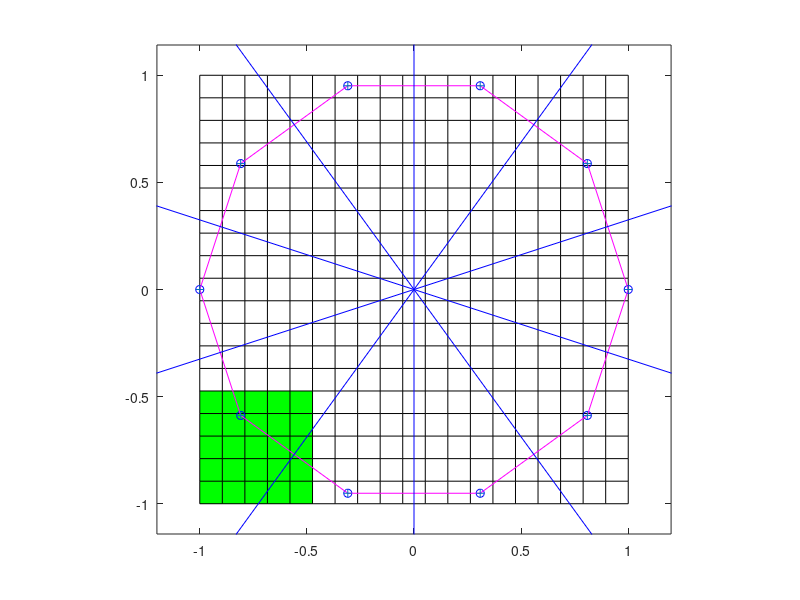

MATLAB code to generate this figure: (Note: this script raises an error after producing the figure.)
function ICpathController()
% Based on
% algorithm1, @article{SolteroEtAlIJRR14VoronoiPathPlanning,
%   author = {D. E. Soltero and M. Schwager and D. Rus},
%   title = {Decentralized path planning for coverage tasks using gradient descent adaptive control},
%   journal = {International Journal of Robotics Research},
%   month = {March},
%   year = {2014},
%   volume = {33},
%   number = {3},
%   pages = {401--425}
% }
%
% Srikanth and Aaron T. Becker
%
%  TODO: 
% 0. fix the enpoint point i-1, i+1 problems
% 1. draw the centroids of the 'interesting regions' inside each
%  waypoint's voronoi cell.
% 
% Date 2/11/2015

% generate waypoints and a path
n = 10;
theta = linspace(0,2*pi*(1-1/n),n)';
waypoints = [cos(theta),sin(theta)];
numIters = 5;
f = figure(1);
set(f,'Name','IC path controller')
%make out interesting function
szInteresting = 20;
phi = zeros(szInteresting,szInteresting);
phi(1:5,1:5) = 1;  %these are interesting!
[mX,mY] = meshgrid(linspace(-1,1,szInteresting),linspace(-1,1,szInteresting));
pcolor(mX,mY,phi)
colormap([1,1,1;0,1,0])
hold on
cellsz = mY(2) - mY(1); % the length of a grid cell



hWaypoints = plot(waypoints(:,1),waypoints(:,2),'bo');
axis equal

hPath = line([waypoints(:,1);waypoints(1,1)],[waypoints(:,2);waypoints(1,2)],'color','m');

for j = 1:numIters
 %plot the interesting function phi
 waypoints =  moveWaypoints(waypoints);
 % draw the waypoints
    set(hWaypoints,'xdata',waypoints(:,1),'ydata',waypoints(:,2));
    axis equal
    set(hPath,'xdata', [waypoints(:,1);waypoints(1,1)],'ydata',[waypoints(:,2);waypoints(1,2)]);
 
 
end
 
 


    function newWayPoints =  moveWaypoints(waypoints)
        % algorithm 1
        
        for i = 1:size(waypoints,1)
            %compute the waypoint's Voronoi Partition
            voronoi(waypoints(:,1),waypoints(:,2));  %just for visualization
            %Note   For the topology of the Voronoi diagram, i.e., the vertices for each Voronoi cell, use voronoin.
  
              
            % compute C_i according to 3
            C_vals = zeros(size(waypoints(:,1)));
            % do a for loop over every entry in phi and assign this value to the mass of the correct waypoint.
            indExctiting = find(phi>0); %index of every 'exciting point'
            for m = 1:numel(indExctiting)  % iterate through every grid point that is 'exciting'
                indx = indExctiting(m);
                pos = [mX(indx)+cellsz/2,mY(indx)+cellsz/2];  %center of grid cell is [mX,mY] + 1/2[cellsize,cellsize]
                %squared distance between this grid cell and every waypoint
                
                sumSqDist = sum((repmat(pos, size(waypoints,1),1) - waypoints).^2,2);
                [~,minIndx] = min(sumSqDist);
                
                C_vals(minIndx) = C_vals(minIndx)+phi(indx);
                % TODO: also calculate L_i
                
                %TODO: also valculate the moment?
            end

            
            
            % Obtain neighbor weighpoint locations p
            pim1 = waypoints(i-1,:);  %todo: add if statements if i = 1 or i = n
            pip1 = waypoints(i+1,:);
            
            %compute u_i^r according to (5)
            uir = 1; %TODO
            
            %update p_i according to (5)
            waypoints(i,:) = waypoints(i,:) + Kmove*uir;
            
            
        end
        
    end



end




